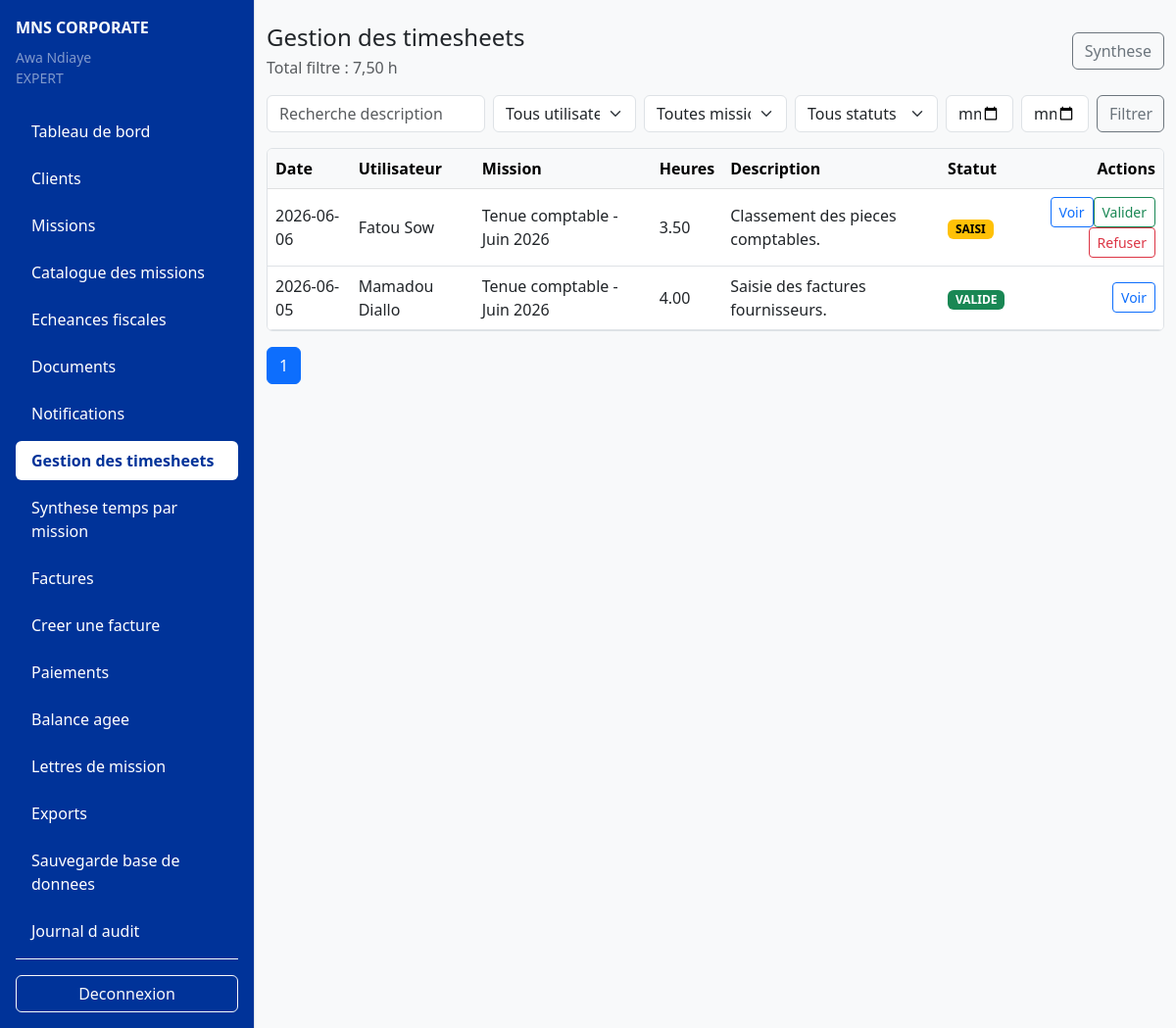
The page /frontend/views/timesheets/list.php (signed in) on the database as committed earlier.
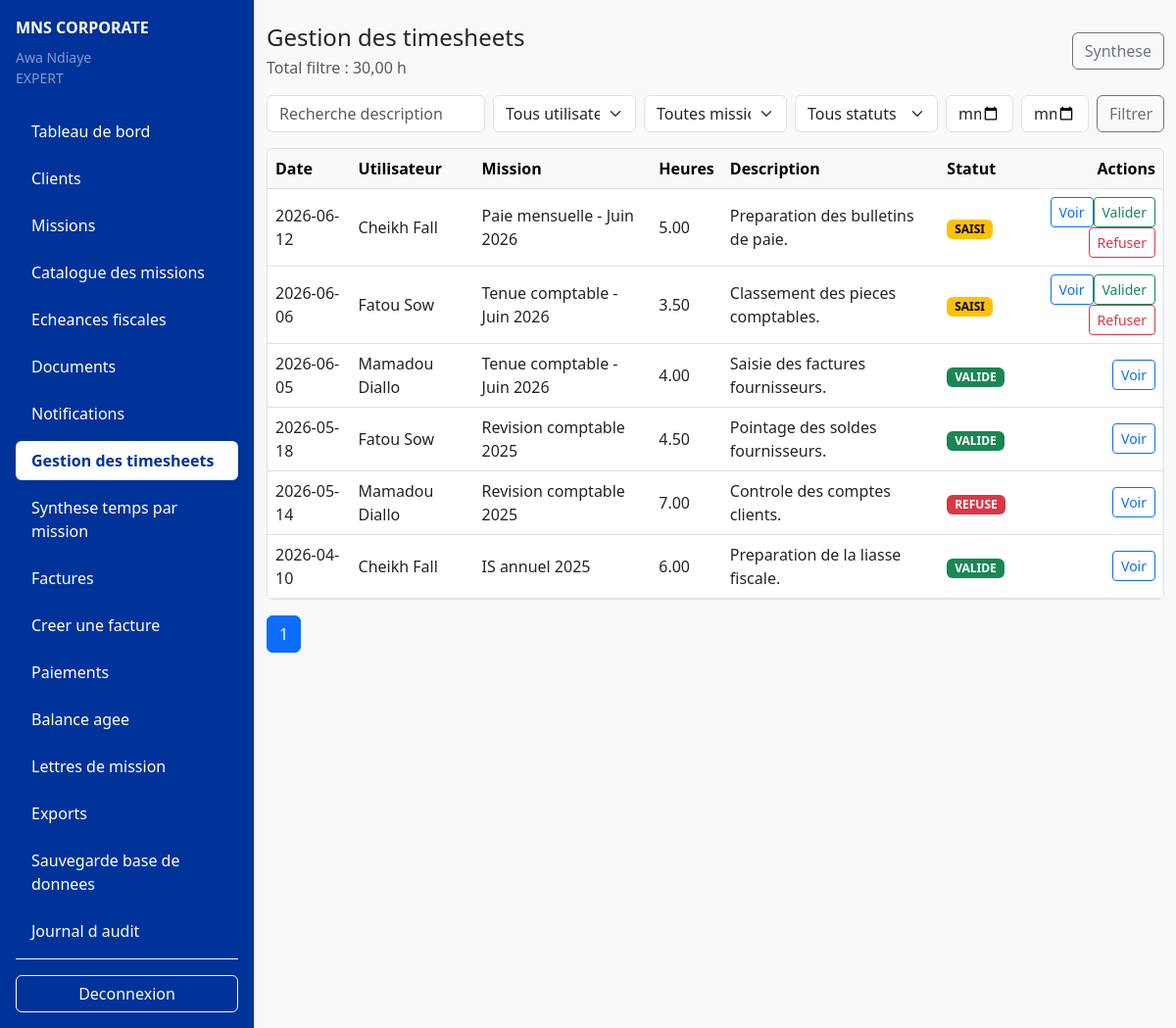
The same page on the database as committed later.
### tables this page shows
CREATE TABLE IF NOT EXISTS timesheets (
    id INT UNSIGNED AUTO_INCREMENT PRIMARY KEY,
    mission_id INT UNSIGNED NOT NULL,
    user_id INT UNSIGNED NOT NULL,
    work_date DATE NOT NULL,
    hours_worked DECIMAL(5,2) NOT NULL,
    description TEXT NOT NULL,
    status ENUM('SAISI', 'VALIDE', 'REFUSE') NOT NULL DEFAULT 'SAISI',
    validated_by INT UNSIGNED NULL,
    validated_at DATETIME NULL,
    created_at TIMESTAMP DEFAULT CURRENT_TIMESTAMP,
    CONSTRAINT fk_timesheets_mission
        FOREIGN KEY (mission_id) REFERENCES missions(id)
        ON DELETE CASCADE
        ON UPDATE CASCADE,
    CONSTRAINT fk_timesheets_user
        FOREIGN KEY (user_id) REFERENCES users(id)
        ON DELETE CASCADE
        ON UPDATE CASCADE,
    CONSTRAINT fk_timesheets_validated_by
        FOREIGN KEY (validated_by) REFERENCES users(id)
        ON DELETE SET NULL
        ON UPDATE CASCADE
);

CREATE TABLE IF NOT EXISTS users (
    id INT UNSIGNED AUTO_INCREMENT PRIMARY KEY,
    full_name VARCHAR(150) NOT NULL,
    email VARCHAR(150) NOT NULL UNIQUE,
    phone VARCHAR(30) NULL,
    password_hash VARCHAR(255) NOT NULL,
    role ENUM('EXPERT', 'COLLABORATEUR', 'STAGIAIRE', 'CLIENT') NOT NULL,
    is_active TINYINT(1) NOT NULL DEFAULT 1,
    last_login_at DATETIME NULL,
    created_at TIMESTAMP DEFAULT CURRENT_TIMESTAMP,
    updated_at TIMESTAMP DEFAULT CURRENT_TIMESTAMP ON UPDATE CURRENT_TIMESTAMP
);

CREATE TABLE IF NOT EXISTS missions (
    id INT UNSIGNED AUTO_INCREMENT PRIMARY KEY,
    client_id INT UNSIGNED NOT NULL,
    mission_catalog_id INT UNSIGNED NOT NULL,
    title VARCHAR(180) NOT NULL,
    description TEXT NULL,
    start_date DATE NOT NULL,
    planned_end_date DATE NULL,
    actual_end_date DATE NULL,
    status ENUM('A_FAIRE', 'EN_COURS', 'TERMINEE', 'EN_RETARD', 'ANNULEE')
        NOT NULL DEFAULT 'A_FAIRE',
    priority ENUM('BASSE', 'MOYENNE', 'HAUTE') NOT NULL DEFAULT 'MOYENNE',
    estimated_hours DECIMAL(8,2) NULL,
    created_by INT UNSIGNED NOT NULL,
    created_at TIMESTAMP DEFAULT CURRENT_TIMESTAMP,
    updated_at TIMESTAMP DEFAULT CURRENT_TIMESTAMP ON UPDATE CURRENT_TIMESTAMP,
    CONSTRAINT fk_missions_client
        FOREIGN KEY (client_id) REFERENCES clients(id)
        ON DELETE CASCADE
        ON UPDATE CASCADE,
    CONSTRAINT fk_missions_catalog
        FOREIGN KEY (mission_catalog_id) REFERENCES mission_catalog(id)
        ON DELETE RESTRICT
        ON UPDATE CASCADE,
    CONSTRAINT fk_missions_created_by
        FOREIGN KEY (created_by) REFERENCES users(id)
        ON DELETE RESTRICT
        ON UPDATE CASCADE
);

### backend/includes/helpers.php (called while the page is built, shortened)
<?php
function e(?string $value): string
{
    return htmlspecialchars($value ?? '', ENT_QUOTES, 'UTF-8', false);
}

### backend/models/Timesheet.php (called while the page is built, shortened)
<?php
require_once __DIR__ . '/BaseModel.php';
class Timesheet extends BaseModel
{
    public function findAll(array $filters = [], int $limit = 20, int $offset = 0): array
    {
        $params = [];
        $where = $this->where($filters, $params);
        $params['limit'] = $limit;
        $params['offset'] = $offset;
        return $this->fetchAll(
            "SELECT t.*, m.title AS mission_title, u.full_name AS user_name
             FROM timesheets t
             INNER JOIN missions m ON m.id = t.mission_id
             INNER JOIN users u ON u.id = t.user_id
             {$where}
             ORDER BY t.work_date DESC, t.id DESC LIMIT :limit OFFSET :offset",
            $params
        );
    }
    public function countAll(array $filters = []): int
    {
        $params = [];
        $where = $this->where($filters, $params);
        $row = $this->fetchOne(
            "SELECT COUNT(*) AS total FROM timesheets t INNER JOIN missions m ON m.id = t.mission_id INNER JOIN users u ON u.id = t.user_id {$where}",
            $params
        );
        return $row === null ? 0 : (int) $row['total'];
    }
    public function getUserHoursSummary(array $filters = []): float
    {
        $params = [];
        $where = $this->where($filters, $params);
        $row = $this->fetchOne("SELECT COALESCE(SUM(t.hours_worked), 0) AS total FROM timesheets t INNER JOIN missions m ON m.id = t.mission_id INNER JOIN users u ON u.id = t.user_id {$where}", $params);
        return $row === null ? 0.0 : (float) $row['total'];
    }
    private function where(array $filters, array &$params): string
    {
        $where = [];
        return $where ? ' WHERE ' . implode(' AND ', $where) : '';
    }
}

### backend/models/BaseModel.php (called while the page is built, shortened)
<?php
abstract class BaseModel
{
    protected PDO $db;
    public function __construct(PDO $db)
    {
        $this->db = $db;
    }
    protected function fetchOne(string $sql, array $params = []): ?array
    {
        $stmt = $this->db->prepare($sql);
        $stmt->execute($params);
        $result = $stmt->fetch(PDO::FETCH_ASSOC);
        return $result === false ? null : $result;
    }
    protected function fetchAll(string $sql, array $params = []): array
    {
        $stmt = $this->db->prepare($sql);
        $stmt->execute($params);
        return $stmt->fetchAll(PDO::FETCH_ASSOC);
    }
}

### frontend/views/timesheets/list.php (the view, shortened to what the changed rows need)
<?php declare(strict_types=1); if (!defined('MNS_CONTROLLER_RENDER')) { require_once __DIR__ . '/../../../backend/controllers/timesheet_controller.php'; handleTimesheetRequest(); return; } require_once __DIR__ . '/../../../backend/includes/helpers.php'; require_once __DIR__ . '/../../../backend/includes/role_check.php'; $user = currentUser(); $flash = getFlashMessage(); $pages = max(1, (int) ceil(($total ?? 0) / ($perPage ?? 20))); $queryBase = $filters ?? []; require_once __DIR__ . '/../includes/header.php'; ?>
<div class="d-flex"><?php require_once __DIR__ . '/../includes/sidebar.php'; ?><main class="container-fluid py-4"><?php if ($flash): ?><div class="alert alert-<?php echo e($flash['type']==='success'?'success':'danger'); ?>"><?php echo e($flash['message']); ?></div><?php endif; ?><div class="d-flex justify-content-between align-items-center mb-3"><div><h1 class="h4 mb-1"><?php echo ($user['role'] ?? '') === 'EXPERT' ? 'Gestion des timesheets' : 'Mes timesheets'; ?></h1><div class="text-muted">Total filtre : <?php echo e(number_format((float)($totalHours ?? 0), 2, ',', ' ')); ?> h</div></div><div class="d-flex gap-2"><?php if (in_array(($user['role'] ?? ''), ['COLLABORATEUR','STAGIAIRE'], true)): ?><a class="btn btn-primary" href="/MNS_CORPORATE/frontend/views/timesheets/create.php">Ajouter</a><?php endif; ?><?php if (($user['role'] ?? '') === 'EXPERT'): ?><a class="btn btn-outline-secondary" href="/MNS_CORPORATE/frontend/views/timesheets/summary.php">Synthese</a><?php endif; ?></div></div>
<form class="row g-2 mb-3" method="get"><div class="col-md-3"><input class="form-control" name="q" value="<?php echo e($filters['q'] ?? ''); ?>" placeholder="Recherche description"></div><?php if (($user['role'] ?? '') === 'EXPERT'): ?><div class="col-md-2"><select class="form-select" name="user_id"><option value="">Tous utilisateurs</option></select></div><?php endif; ?><div class="col-md-2"><select class="form-select" name="mission_id"><option value="">Toutes missions</option></select></div><div class="col-md-2"><select class="form-select" name="status"><option value="">Tous statuts</option></select></div><div class="col-md-1"><input class="form-control" type="date" name="date_from" value="<?php echo e($filters['date_from'] ?? ''); ?>"></div><div class="col-md-1"><input class="form-control" type="date" name="date_to" value="<?php echo e($filters['date_to'] ?? ''); ?>"></div><div class="col-md-1"><button class="btn btn-outline-secondary w-100">Filtrer</button></div></form>
<div class="table-responsive bg-white border rounded"><table class="table table-hover align-middle mb-0"><thead class="table-light"><tr><th>Date</th><th>Utilisateur</th><th>Mission</th><th>Heures</th><th>Description</th><th>Statut</th><th class="text-end">Actions</th></tr></thead><tbody><?php foreach (($timesheets ?? []) as $t): ?><tr><td><?php echo e($t['work_date']); ?></td><td><?php echo e($t['user_name']); ?></td><td><?php echo e($t['mission_title']); ?></td><td><?php echo e((string)$t['hours_worked']); ?></td><td><?php echo e($t['description']); ?></td><td><span class="badge text-bg-<?php echo $t['status']==='VALIDE'?'success':($t['status']==='REFUSE'?'danger':'warning'); ?>"><?php echo e($t['status']); ?></span></td><td class="text-end"><a class="btn btn-sm btn-outline-primary" href="/MNS_CORPORATE/frontend/views/timesheets/show.php?id=<?php echo e((string)$t['id']); ?>">Voir</a><?php if (($user['role'] ?? '') === 'EXPERT' && $t['status'] === 'SAISI'): ?><form class="d-inline" method="post" action="/MNS_CORPORATE/frontend/views/timesheets/list.php?action=validate"><input type="hidden" name="id" value="<?php echo e((string)$t['id']); ?>"><button class="btn btn-sm btn-outline-success">Valider</button></form><form class="d-inline" method="post" action="/MNS_CORPORATE/frontend/views/timesheets/list.php?action=reject"><input type="hidden" name="id" value="<?php echo e((string)$t['id']); ?>"><button class="btn btn-sm btn-outline-danger">Refuser</button></form><?php endif; ?></td></tr><?php endforeach; ?><?php if (($timesheets ?? []) === []): ?><tr><td colspan="7" class="text-center text-muted py-4">Aucun timesheet.</td></tr><?php endif; ?></tbody></table></div>
<nav class="mt-3"><ul class="pagination"><?php for($i=1;$i<=$pages;$i++): $queryBase['page']=$i; ?><li class="page-item <?php echo $i===($page??1)?'active':''; ?>"><a class="page-link" href="?<?php echo e(http_build_query($queryBase)); ?>"><?php echo e((string)$i); ?></a></li><?php endfor; ?></ul></nav></main></div><?php require_once __DIR__ . '/../includes/footer.php'; ?>

### frontend/views/includes/sidebar.php (shortened to what the changed rows need)
<?php
require_once __DIR__ . '/../../../backend/includes/helpers.php';
$user = currentUser();
$role = is_array($user) ? (string) ($user['role'] ?? '') : '';
$fullName = is_array($user) ? (string) ($user['full_name'] ?? '') : '';
$currentPath = (string) ($_SERVER['SCRIPT_NAME'] ?? '');
$sidebarBlue = '#003399';
$links = [];
if ($role === 'EXPERT') {
    $links = [
        ['Tableau de bord', '/MNS_CORPORATE/index.php'],
        ['Clients', '/MNS_CORPORATE/frontend/views/clients/list.php'],
        ['Missions', '/MNS_CORPORATE/frontend/views/missions/list.php'],
        ['Catalogue des missions', '/MNS_CORPORATE/frontend/views/missions/catalog_list.php'],
        ['Echeances fiscales', '/MNS_CORPORATE/frontend/views/deadlines/list.php'],
        ['Documents', '/MNS_CORPORATE/frontend/views/documents/list.php'],
        ['Notifications', '/MNS_CORPORATE/frontend/views/notifications/list.php'],
        ['Gestion des timesheets', '/MNS_CORPORATE/frontend/views/timesheets/list.php'],
        ['Synthese temps par mission', '/MNS_CORPORATE/frontend/views/timesheets/summary.php'],
        ['Factures', '/MNS_CORPORATE/frontend/views/invoices/list.php'],
        ['Creer une facture', '/MNS_CORPORATE/frontend/views/invoices/create.php'],
        ['Paiements', '/MNS_CORPORATE/frontend/views/payments/list.php'],
        ['Balance agee', '/MNS_CORPORATE/frontend/views/payments/balance_aged.php'],
        ['Lettres de mission', '/MNS_CORPORATE/frontend/views/engagement_letters/list.php'],
        ['Exports', '/MNS_CORPORATE/frontend/views/exports/index.php'],
        ['Sauvegarde base de donnees', '/MNS_CORPORATE/frontend/views/exports/backup.php'],
        ['Journal d audit', '/MNS_CORPORATE/frontend/views/audit_logs/list.php'],
    ];
}
?>
<nav class="border-end d-none d-lg-flex flex-column flex-shrink-0" style="min-height:100vh; width:260px; padding:1rem; background-color: <?php echo e($sidebarBlue); ?>;">
    <?php renderSidebarContent($user, $fullName, $role, $links, $currentPath, $sidebarBlue); ?>
</nav>
<?php
function renderSidebarContent(?array $user, string $fullName, string $role, array $links, string $currentPath, string $sidebarBlue): void
{
    ?>
    <div class="mb-4">
        <a href="/MNS_CORPORATE/index.php" class="text-decoration-none text-white"><strong>MNS CORPORATE</strong></a>
        <?php if ($user !== null): ?>
            <div class="small text-white-50 mt-2">
                <div><?php echo e($fullName); ?></div>
                <div><?php echo e($role); ?></div>
            </div>
        <?php endif; ?>
    </div>
    <?php if ($user !== null): ?>
        <ul class="nav flex-column flex-grow-1">
            <?php foreach ($links as [$label, $url]): ?>
                <?php $isActive = sidebarLinkIsActive((string) $url, $currentPath); ?>
                <li class="nav-item mb-2">
                    <a
                        class="nav-link rounded <?php echo $isActive ? 'fw-semibold' : ''; ?>"
                        style="<?php echo $isActive ? 'background-color:#fff;color:' . e($sidebarBlue) . ';' : 'color:#fff;'; ?>"
                        href="<?php echo e($url); ?>"
                    ><?php echo e($label); ?></a>
                </li>
            <?php endforeach; ?>
        </ul>
        <div class="pt-3 border-top border-light">
            <a class="btn btn-outline-light w-100" href="/MNS_CORPORATE/logout.php">Deconnexion</a>
        </div>
    <?php else: ?>
        <div class="text-white-50">Connectez-vous pour voir le menu.</div>
    <?php endif; ?>
    <?php
}
function sidebarLinkIsActive(string $url, string $currentPath): bool
{
    $path = parse_url($url, PHP_URL_PATH);
    return $currentPath === $path;
}

Rows that differ between the two databases and show on the page:
added timesheets: work_date "2026-06-12", user.full_name "Cheikh Fall", mission.title "Paie mensuelle - Juin 2026", hours_worked "5.00", description "Preparation des bulletins de paie.", status "SAISI"
added timesheets: work_date "2026-05-18", user.full_name "Fatou Sow", mission.title "Revision comptable 2025", hours_worked "4.50", description "Pointage des soldes fournisseurs.", status "VALIDE"
added timesheets: work_date "2026-05-14", user.full_name "Mamadou Diallo", mission.title "Revision comptable 2025", hours_worked "7.00", description "Controle des comptes clients.", status "REFUSE"
added timesheets: work_date "2026-04-10", user.full_name "Cheikh Fall", mission.title "IS annuel 2025", hours_worked "6.00", description "Preparation de la liasse fiscale.", status "VALIDE"
Other text that changed with them:
$totalHours: "7,50" → "30,00"
